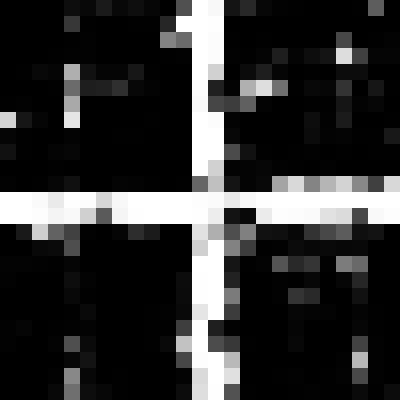
#> input picture road_segmentation/training/predictions/satImage_001.png, 400 x 400 px; its folder holds 4 pictures in this run
$ python transfer.py   (older library calls are emulated)
#> lines starting #> are read from the running program, lines starting #| are printed output that depends on the picture
from skimage import io
from PIL import Image
import numpy
PIXEL_DEPTH = 255
def convertToPNG(p_img):

    w = p_img.shape[0]
    h = p_img.shape[1]
    gt_img_3c = numpy.zeros((w, h, 3), dtype=numpy.uint8)
    gt_img8 = img_float_to_uint8(p_img)
    gt_img_3c[:,:,0] = gt_img8
    gt_img_3c[:,:,1] = gt_img8
    gt_img_3c[:,:,2] = gt_img8
    return gt_img_3c

def img_float_to_uint8(img):
    rimg = img - numpy.min(img)
    rimg = (rimg / numpy.max(rimg) * PIXEL_DEPTH).round().astype(numpy.uint8)
    return rimg


for idx in range(1,101):

    imageid = "satImage_%.3d" % idx
    name = imageid + ".png"
    img = io.imread(name, as_grey=True)
#> img is the input picture: shape (400, 400) float64; min 0, max 1, mean 0.193
    print(img.shape)
#| (400, 400)
    for i,row in enumerate(img):
        for j,col in enumerate(img[i]):
            img[i][j] = 1-img[i][j]
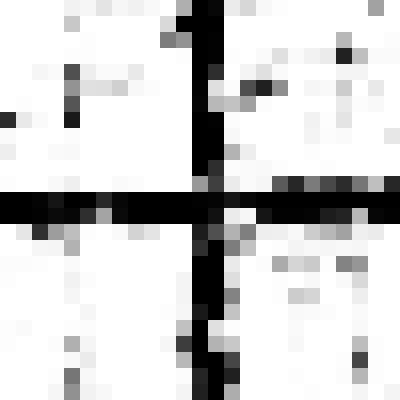
#> img: shape (400, 400) float64; min 0, max 1, mean 0.807
    img_3c = convertToPNG(img)
#> in convertToPNG, `gt_img_3c[:,:,0] = gt_img8`:
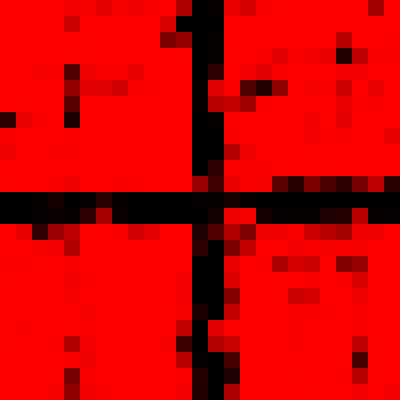
#> gt_img_3c: shape (400, 400, 3); mean of channels 0, 1, 2 205.7, 0, 0; drawn as R, G, B
#> in convertToPNG, `gt_img_3c[:,:,1] = gt_img8`:
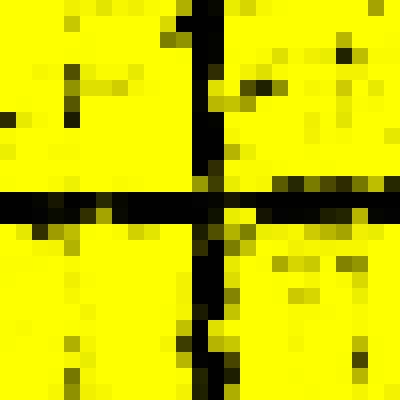
#> gt_img_3c: shape (400, 400, 3); mean of channels 0, 1, 2 205.7, 205.7, 0; drawn as R, G, B
    Image.fromarray(img_3c).save(name)
#> pass 2 of the loop `for idx in range(1,101):`:
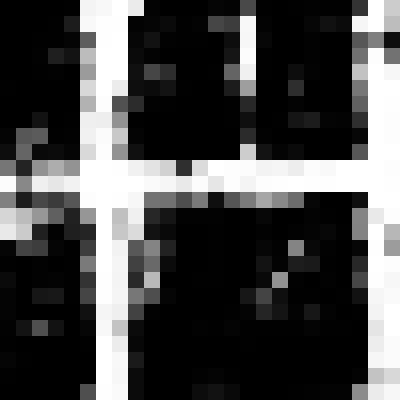
#> input picture road_segmentation/training/predictions/satImage_002.png, 400 x 400 px
#> img is the input picture: shape (400, 400) float64; min 0, max 1, mean 0.289
#| (400, 400)
#> after the loop `for i,row in enumerate(img):`:
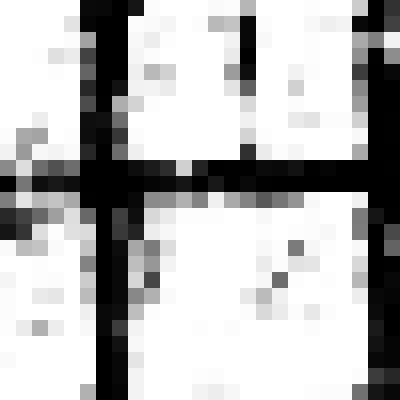
#> img: shape (400, 400) float64; min 0, max 1, mean 0.711
#> in convertToPNG (call 2), `gt_img_3c[:,:,1] = gt_img8`:
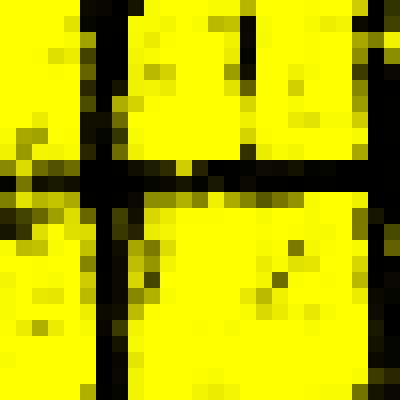
#> gt_img_3c: shape (400, 400, 3); mean of channels 0, 1, 2 181.4, 181.4, 0; drawn as R, G, B
#> pass 3 of the loop `for idx in range(1,101):`:
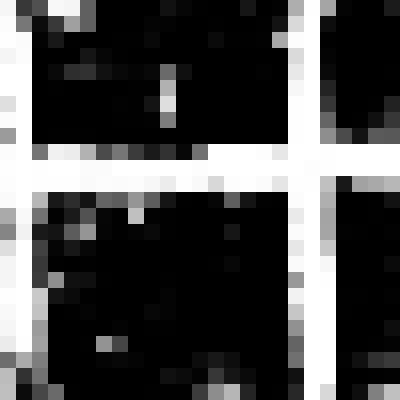
#> input picture road_segmentation/training/predictions/satImage_003.png, 400 x 400 px
#> img is the input picture: shape (400, 400) float64; min 0, max 1, mean 0.294
#| (400, 400)
#> after the loop `for i,row in enumerate(img):`:
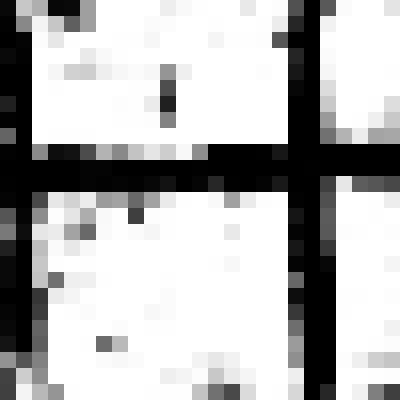
#> img: shape (400, 400) float64; min 0, max 1, mean 0.706
#> in convertToPNG (call 3), `gt_img_3c[:,:,1] = gt_img8`:
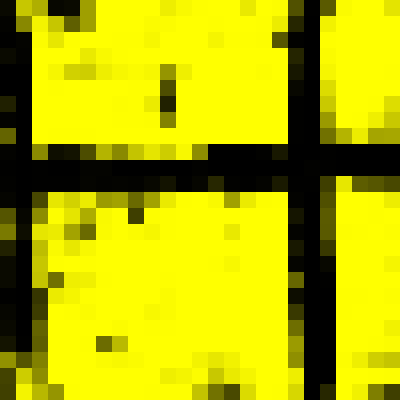
#> gt_img_3c: shape (400, 400, 3); mean of channels 0, 1, 2 180, 180, 0; drawn as R, G, B
#> (the run stopped early here; a loop or call above may not have finished)
